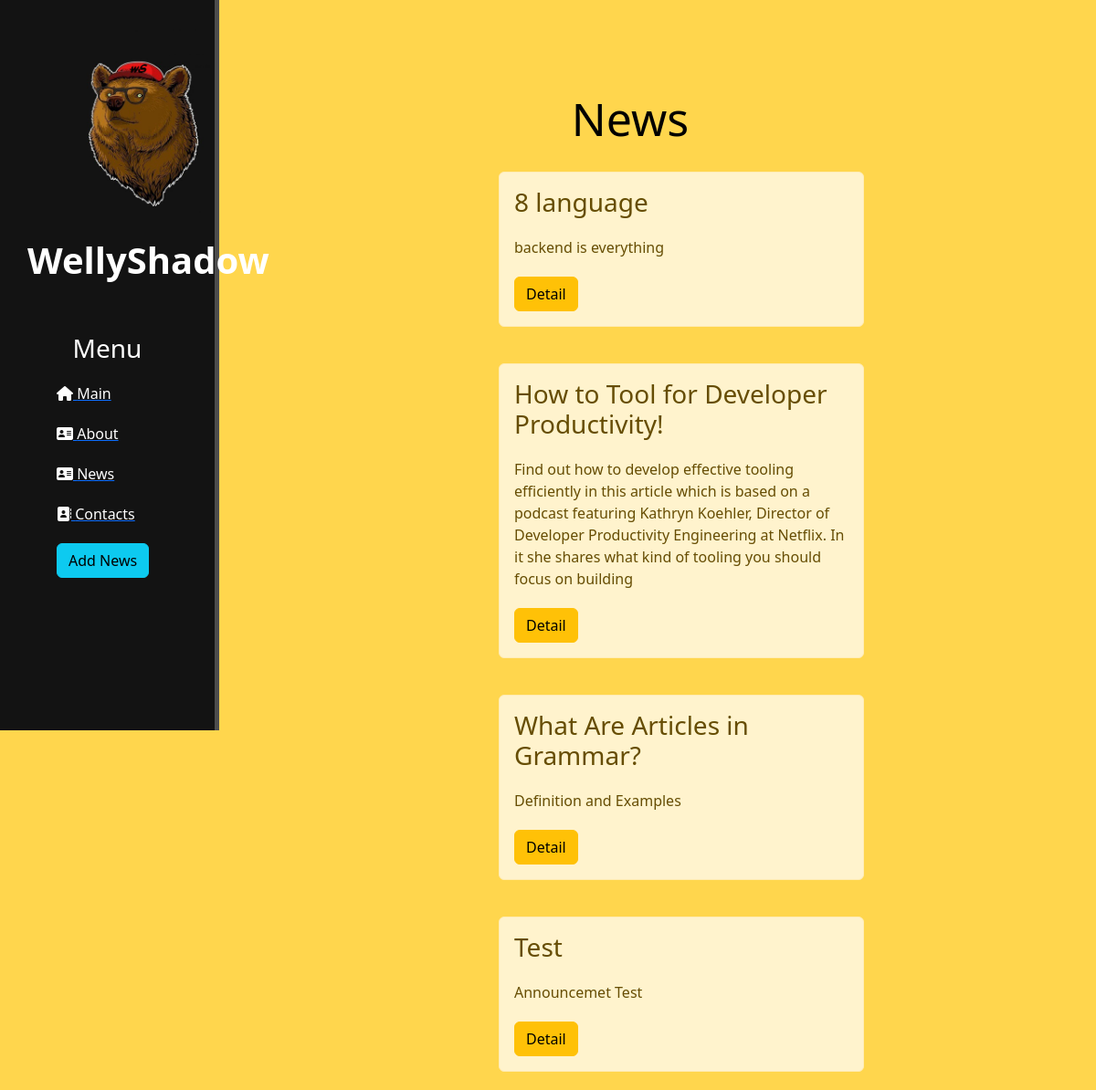
Before: /news/ with the older database file.
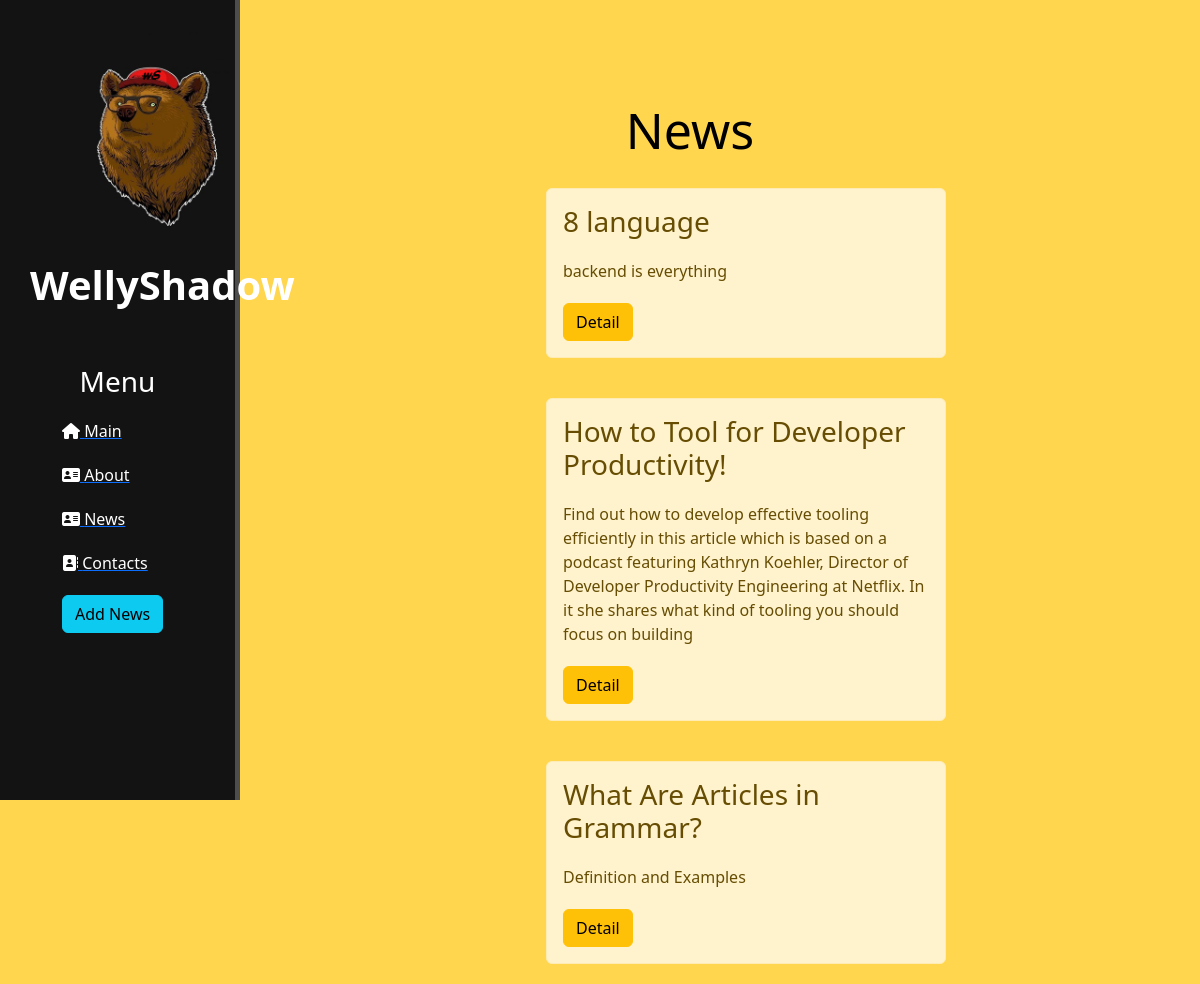
After: the same page with the newer database file.
### news/models.py (models this page shows, shortened)
class Artiles(models.Model):
    title = models.CharField('Name', max_length=50)
    announcement = models.CharField('Announcement', max_length=250)
    full_text = models.TextField('Text')
    date = models.DateTimeField('Date')
    class Meta:
        verbose_name = 'new'
        verbose_name_plural = 'news'

### news/views.py (the view)
# urls.py: path('',views.news_home,name='news_home'),
def news_home(request):
    news = Artiles.objects.order_by('-date')
    return render(request, 'news/news_home.html',{'news':news})

### news/templates/news/news_home.html (shortened to what this page needs)
{% extends 'main/layout.html' %}
{% block content%}
    <div class="features">
        <h1> News </h1>
        {% if news %}
            {% for el in news%}
                <div class="alert alert-warning">
                    <h3>{{ el.title }}</h3>
                    <p>{{ el.announcement }}</p>
                    <a href="{% url 'news_detail' el.id %}" class="btn btn-warning">Detail</a>
                </div>
            {% endfor %}
        {% else %}
            <p>Here no news!</p>
        {% endif %}
    </div>
{% endblock%}

Changed rows visible on the page:
removed Artiles: title "Test", announcement "Announcemet Test"
